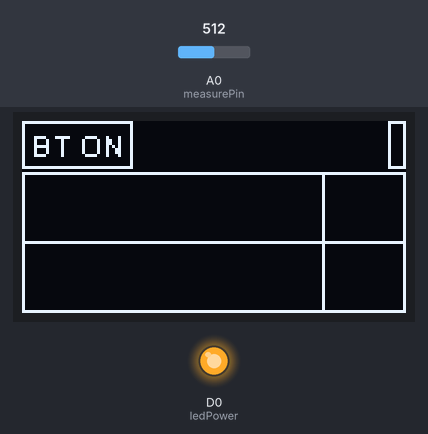
The sketch below on a simulated ESP8266 (NodeMCU). Shown: 128×64 one-colour display, output pins drawn as LEDs (lit = HIGH). The inputs (shaded band) are chosen by the test bench; at power-on: A0 (measurePin) = 512. WiFi joins after 1.5 s; servers stay silent unless stated; uploads are accepted with an empty reply; storage starts empty; what the sketch prints to the serial monitor is not drawn.

Above: at 3.8 s.
3.9 s: A0 (measurePin) set to 48
At 17.8 s:
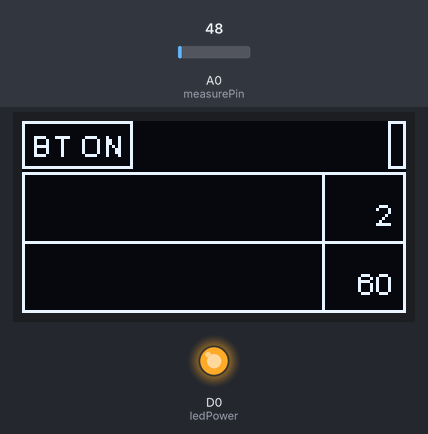
17.9 s: A0 (measurePin) set to 42
At 35.0 s:
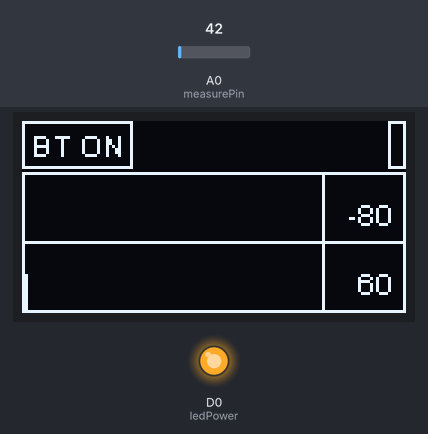
39.7 s: A0 (measurePin) set to 0
At 51.1 s:
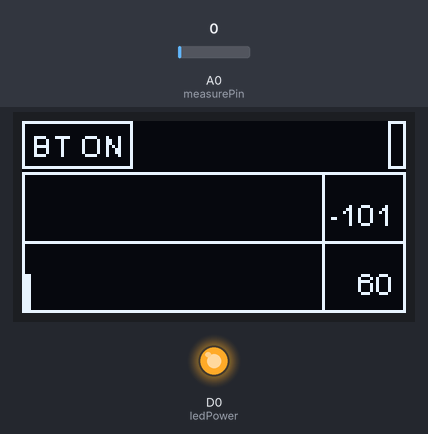
Timing chart, 0 to 52.6 s (numbered marks = the images above; inputs shaded):
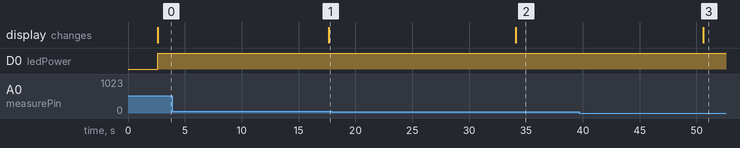

The sketch:

eMCU_BT_HC06_SSD1306_Dust_Sensor_GP2Y10_SD_CARD_WiFi_Google_.ino
```cpp
//
//  FILE : NodeMCU_BT_HC06_SSD1306_Dust_Sensor_GP2Y10_SD_CARD_WiFi_Google_Sheet
//  AUTHOR : nobug (nobug007@gmail.com)
//  CREATED : 01.04.2020
//  HW : NodeMCU & SSD1306 & HC06 & GP2Y10 & SD_Card
//
#include <string.h>
#include <ctype.h>
#include <ESP8266WiFi.h>
#include <Wire.h>
#include <SoftwareSerial.h>
#include "SSD1306Wire.h" // legacy include: `#include "SSD1306.h"`
#include <WiFiClientSecure.h>
#include <SPI.h>   // SD Card  Header
#include <SD.h>
#define  graphMax 100


// gp2y10 dust sensor GPIO
int measurePin = A0;      // Connect dust sensor to arduino A0 pin
int ledPower = D0;         // Connect 3 led driver pins of dust sensor to Arduino D5

int oCal = 60;
int iCal = -115;
// BT Port Set up
SoftwareSerial bluetooth(D1, D2);   //  TX =  D1, RX =  D2    VCC = UV ( test ) 5V

// Initialize the OLED display using Wire library
SSD1306Wire  display(0x3c, D3, D4);  //D3=SDA  D4=SCL  As per labeling on NodeMCU

int  wifi_status = 0;

int iDust_Arr[graphMax];
int oDust_Arr[graphMax];
int iArr = 0;


//   SD Card  Pin
//
//   VCC  -> UV  ( 5V )
//   CS   -> D8 ( Changable )
//   SCK  -> D5
//   MOSI -> D7
//   MISO -> D6

////  WiFI connection

WiFiClientSecure client;
int wifi_Flag = 0;

char ssid[20] ;
char password[20];
char DevName[20];
int DelayTime;
char URL[100];


//=======================================================================
//                    Power on setup
//=======================================================================


void setup() {
  delay(1000);
  Serial.begin(9600);
  pinMode(ledPower,OUTPUT);


    // BT setup
  Serial.println("BT Start");
  bluetooth.begin(9600);
  init_SD();
 // WiFi Setup
  WiFi_Connect();
  if ( wifi_Flag == 0 ) Serial.println("WiFi Disconnected............");
  else Serial.println("WiFi connected.");


  display_init();
}


//=======================================================================
//                    Main Program Loop
//=======================================================================
void loop() {
    int o_data, i_data;
    o_data = BT_Read()+oCal;
    i_data =  get_inner_dust()+iCal;
    drawGraph(i_data,o_data);
    Serial.print("Out Data : ");
    Serial.println(o_data);
       Serial.print("In Data : ");
    Serial.println(i_data);
    if ( wifi_Flag == 1 ) {
    sendData2Server(i_data,o_data);
   }
   else {
    Serial.println("WiFi Disconnected............");
    WiFi_Connect();
   }
   delay(DelayTime);
}

//=======================================================================
//                    Bluetooth Read
//=======================================================================

int BT_Read() {
  char out_data[10];
  int out_i=0;
  char Flag = 'N';

  while (bluetooth.available()) {
      Serial.print(".");
    // 수신 받은 데이터 저장
    out_data[out_i] = (char)bluetooth.read();
    out_data[++out_i] = NULL;
    Flag = 'Y';
    delay(100);
  }

  if ( Flag == 'Y' ) {
       // 수신된 데이터 시리얼 모니터로 출력
        Serial.print("BT Read Out Data :  ");
        Serial.println(out_data);
        Flag = 'N';
  }
  return atoi(out_data);
}

//=======================================================================
//                    Get Dust inform
//=======================================================================

int get_inner_dust() {

  int dust = 0;

  for (int i=0;i<5;i++) {
    dust += dust_check();
  }
  dust = dust / 5.0;
  Serial.print("   -  5 times inner Dust density :  ");
  Serial.println(dust);
  return (int)dust;
}


float dust_check() {

  int samplingTime = 280;
  int deltaTime = 40;
  int sleepTime = 9680;

  float voMeasured = 0.0;
  float calcVoltage = 0.0;
  float dustDensity = 0.0;

  digitalWrite(ledPower,LOW );
  delayMicroseconds(samplingTime);

  voMeasured = analogRead( measurePin );

  delayMicroseconds( deltaTime );
  digitalWrite( ledPower , HIGH );
  delayMicroseconds(sleepTime );

  calcVoltage = voMeasured * ( 5.0 / 1024.0 );

  dustDensity = (0.17 * calcVoltage + 0.0005 )* 1000 ; // Cal 0.1
  delay(3000);

  return dustDensity;
}

//=======================================================================
//                    Display SSD1306 init
//=======================================================================

void display_init() {
  display.init();
  display.flipScreenVertically();
  display.setFont(ArialMT_Plain_10);
  drawStatus();  //  BT check & WiFi Check
}

//=========================================================================
//
//=========================================================================

void drawStatus() {
  char wifi_String[15];
  // clear the display
   display.clear();
   // Title Display

  display.setTextAlignment(TEXT_ALIGN_CENTER);
  display.drawString(64,2, DevName);

//  if BT ON
  display.setTextAlignment(TEXT_ALIGN_LEFT);
  display.drawRect(0, 0, display.getStringWidth("BT ON")+6, 16);
  display.drawString(3, 2, "BT ON");

//  if WiFi ON
  display.setTextAlignment(TEXT_ALIGN_RIGHT);

  wifi_status = 1; /// 지울것..

  if ( wifi_status == 1 ) {
    sprintf(wifi_String,"%S","WiFi ON");
  } else {
    sprintf(wifi_String,"%S","WiFi OFF");
  }
  display.drawRect(122-display.getStringWidth(wifi_String),0,display.getStringWidth(wifi_String)+6, 16);
  display.drawString(125,2, wifi_String);

// Graph rectangle
   display.drawRect(0, 17, 128, 47);
   display.drawLine(0, 40, 128, 40);     //  47/2 = 23
   display.drawLine(100, 18, 100, 63);     //  47/2 = 23

  display.display();
}


void drawGraph(int iDust, int oDust) {

   int j=0;
   char cTemp[5];


   display.setTextAlignment(TEXT_ALIGN_RIGHT);

   display.setColor(BLACK);
   display.fillRect(102, 20, 24, 20);
   display.fillRect(102, 42, 24, 20);

   display.setColor(WHITE);
   sprintf(cTemp,"%d",iDust);
   display.drawString(124,25, cTemp);
   sprintf(cTemp,"%d",oDust);
   display.drawString(124,48, cTemp);

   if ( iDust > 100 ) iDust = 100 ;
   else if ( iDust < 0 ) iDust = 0;
   if ( oDust > 100 ) oDust = 100 ;
   else if ( oDust < 0 ) oDust = 0;


   if ( iArr == graphMax-1) {
     for(j=0;j<graphMax-1;j++) {
       iDust_Arr[j] = iDust_Arr[j+1];
       oDust_Arr[j] = oDust_Arr[j+1];
     }
   }

   iDust_Arr[iArr] = map(iDust,0,100,0,20);  // dust => graph high
   oDust_Arr[iArr] = map(oDust,0,100,0,20);  // dust => graph high


   for(j=0;j<iArr;j++) {
      display.setColor(BLACK);
      display.drawLine(j+1,40,j+1,20);
      display.drawLine(j+1,63,j+1,42);
      display.setColor(WHITE);
      display.drawLine(j+1,40,j+1,40-iDust_Arr[j] );
      display.drawLine(j+1,63,j+1,63-oDust_Arr[j] );
   }

  display.display();
  if (iArr < graphMax-1 ) iArr++;

  Serial.println( iArr);
  delay(100);
}


//=========================================================================
//    SD Card
//=========================================================================


void init_SD() {
  char c;
  char s[200];
  int i;

  File myFile;

  Serial.print("Initializing SD card...");

  if (!SD.begin(D8)) {    // D8은 SD CS 핀입니다.
    Serial.println("initialization failed!");
    return;
  }
  Serial.println("initialization done.");

  if (SD.exists("Config.txt")) {
    Serial.println("config.txt exists.");
  } else {
    Serial.println("config.txt doesn't exist.");
  }

  Serial.println("reading config.txt...");
  myFile = SD.open("Config.txt", FILE_READ);
  if (myFile) {
        Serial.println("Config.txt:");
          // read from the file until there's nothing else in it:
          i = 0;
          while (myFile.available()) {
              c = myFile.read();
              if ( c == '\n' ) {
                Config_data(s);
                i= 0;
              } else {
                s[i++] = c;
                s[i] = NULL;
              }
          }
  // close the file:
           myFile.close();
      } else {
    // if the file didn't open, print an error:
      Serial.println("error opening config.txt");
      }
}

void Config_data(char s[200]){
  int j=0,k=0;
  char title[50];
  char s_value[100];
  char temp[10];
  char flag = 'T';
  while(s[j] != NULL ) {
     if ( s[j] == '=' ) {
        flag = 'F';
        k=0;
        j++;
     }
     if ( flag == 'T' ){
       title[k] = s[j];
       title[k+1] = NULL;
     } else {
       s_value[k] = s[j];
       s_value[k+1] = NULL;
     }
     k++;
     j++;
  }

//  APN=UXI_6
//  PASS=uxinsight\^
//  Name=Nobug
//  iCal=-115
//  oCal=60
//  Time=30
//  URL=AKfycbyK-BAXk4EkgDBnqDUV6EcT4W72FzqcL-ez90RXHjn3wS-71Dvp

  switch(title[0]) {
    case 'A' :
      sprintf(ssid,"%s",s_value);
      Serial.println(ssid);
      break;
    case 'P' :
      sprintf(password,"%s",s_value);
      Serial.println(password);
      break;
    case 'N' :
      sprintf(DevName,"%s",s_value);
      Serial.println(DevName);
      break;
    case 'i' :
      sprintf(temp,"%s",s_value);
      Serial.println(temp);
      iCal = atoi(temp);
      break;
    case 'o' :
      sprintf(temp,"%s",s_value);
      Serial.println(temp);
      oCal = atoi(temp);
      break;
    case 'T' :
      sprintf(temp,"%s",s_value);
      Serial.println(temp);
      DelayTime = atoi(temp) * 1000;  // Sec
      break;
    case 'U' :
      sprintf(URL,"%s",s_value);
      Serial.println(URL);
      URL[strlen(URL)-1] = NULL;

      break;
  }
  Serial.print("Title = ");
  Serial.print(title);
  Serial.print("       Value = ");
  Serial.println(s_value);
}

void WiFi_Connect() {

  WiFi.mode(WIFI_STA);
  sprintf(password,"%s","uxinsight^");
//  WiFi.begin(ssid, password);
    WiFi.begin(ssid     , "uxinsight\^");
  int cnt = 0;
  wifi_Flag=1;
  while (WiFi.status() != WL_CONNECTED) {
        delay(500);
        Serial.print(".");
        cnt ++;
        if ( cnt > 100 ) {
          wifi_Flag=0;
          break;
        }
   }
}


void sendData2Server(int x, int y)
{
  const char* host = "script.google.com";
  const int httpsPort = 443;
//  String GAS_ID = "AKfycbyK-BAXk4EkgDBnqDUV6EcT4W72FzqcL-ez90RXHjn3wS-71Dvp";  // Replace by your GAS service id

  Serial.print("connecting to ");
  Serial.println(host);
  client.setInsecure();
  if (!client.connect(host, httpsPort)) {

    Serial.println("connection failed");
    return;
  }
/*
  if (client.verify(fingerprint, host)) {
  Serial.println("certificate matches");
  } else {
  Serial.println("certificate doesn't match");
  }
  */
  String string_x     =  String(x, DEC);
  String string_y     =  String(y, DEC);
//  String url = "/macros/s/" + GAS_ID + "/exec?temperature=" + string_x + "&humidity=" + string_y;
  String url1 = "/macros/s/";
  String url2 = "/exec?iDust=" + string_x + "&oDust=" + string_y +  "&name="+DevName ;
  Serial.print("requesting URL: ");
  Serial.print(url1);
  Serial.print(URL);
  Serial.println(url2);

  client.print(String("GET ") + url1 + URL + url2 +" HTTP/1.1\r\n" +
         "Host: " + host + "\r\n" +
         "User-Agent: BuildFailureDetectorESP8266\r\n" +
         "Connection: close\r\n\r\n");

  Serial.println("request sent");
  while (client.connected()) {
  String line = client.readStringUntil('\n');
  if (line == "\r") {
     Serial.println("=====111=====");
     Serial.println(line);
    Serial.println("====111======");
    Serial.println("headers received");
    break;
  }
  }
  String line = client.readStringUntil('\n');
  if (line.startsWith("{\"state\":\"success\"")) {
  Serial.println("esp8266/Arduino CI successfull!");
  } else {
  Serial.println("esp8266/Arduino CI has failed");
  }
  Serial.println("reply was:");
  Serial.println("==========");
  Serial.println(line);
  Serial.println("==========");
  Serial.println("closing connection");
}
```

Measured:
- the behaviour switches between 46 and 45 on A0 (measurePin) (found by bisection; images 1 and 2)
- after the input at 3.9 s, the display: changes after 13.8 s (image 1)
- after the input at 17.9 s, the display: changes after 16.2 s (image 2)
